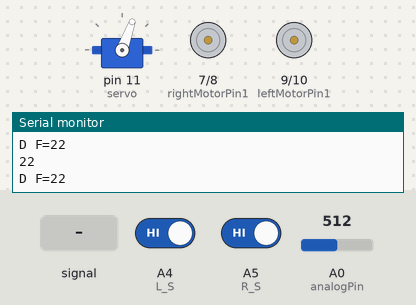
Simulated run of this sketch. Board: Arduino Uno, built with avr-gcc and run on an emulated ATmega328P. Shown: servo, motor-driver pin pairs drawn as motors (green arrow = first pin HIGH = forward, orange = second pin HIGH = backward, longer = more drive, scaled by the enable pin), the last lines printed to the serial monitor. Wiring (inferred from the names in the program): servo: signal pin 11. The inputs (shaded band) are chosen by the test bench; at power-on: A4 (L_S) HIGH, A5 (R_S) HIGH, A0 (analogPin) = 512. Servo pulses on a pin are drawn as a servo (544–2400 µs = 0–180°).

Above: at 1.7 s.
1.8 s: A4 (L_S) driven LOW
At 2.6 s:
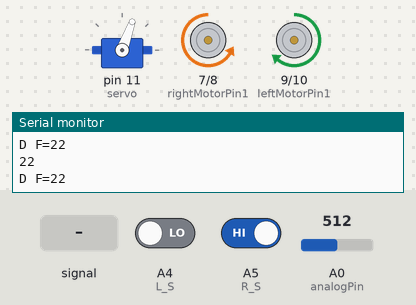
3.3 s: A0 (analogPin) fed a 200 Hz sine of ±255 counts around its level
At 5.6 s:
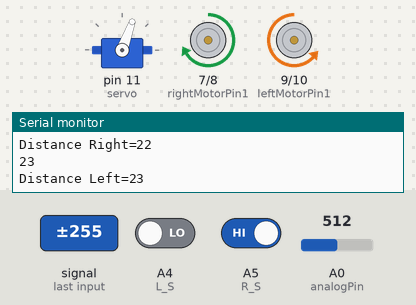
At 9.1 s:
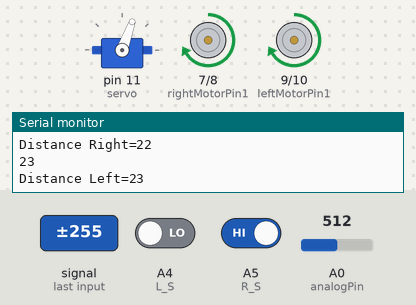
9.3 s: A4 (L_S) driven HIGH and A5 (R_S) driven LOW
12.3 s: A0 (analogPin) set to 716
Timing chart, 0 to 16.3 s (numbered marks = the images above; inputs shaded):
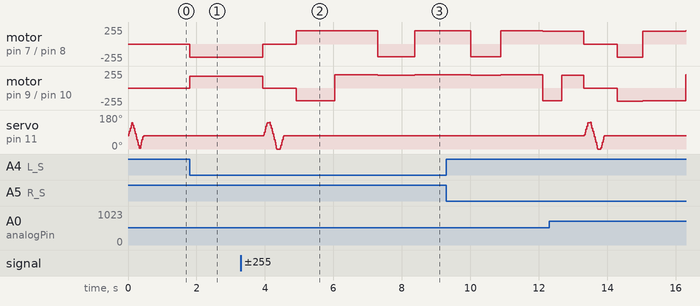

Measured:
- after the input at 1.8 s, motor on pin 7 (rightMotorPin1) / pin 8 (rightMotorPin2): stopped → backward 200/255 at once; motor on pin 9 (leftMotorPin1) / pin 10 (leftMotorPin2): stopped → forward 180/255 at once

The sketch:

line_follow_obst_avoid.ino
```cpp
#include <Servo.h> //Servo motor library
#define MOTOR_SPEED 190
boolean object;

//Right motor
int enableRightMotor=6;
int rightMotorPin1=7;
int rightMotorPin2=8;

//Left motor
int enableLeftMotor=5;
int leftMotorPin1=9;
int leftMotorPin2=10;

int right_din=12; //right IR sensor
#define L_S A4 //ir sensor Left

int left_din=13; //left IR sensor
#define R_S A5 //ir sensor Right

#define servo 11
int analogPin = A0; //Front IR sensor
float sensorVal = 0;
float sensorVolt = 0;
float Vr=5.0;
float sum=0;
float k1=58.38230958;
float k2=-1.01866501;
int cm = 0;
int distance = 0;

int Set=20;
int distance_L, distance_F, distance_R, distance_aa;


void setup(){ // put your setup code here, to run once
Serial.begin(9600); // start serial communication at 9600bps
TCCR0B = TCCR0B & B11111000 | B00000010 ;

pinMode(R_S, INPUT); // declare if sensor as input
pinMode(L_S, INPUT); // declare ir sensor as input

  pinMode(enableRightMotor, OUTPUT);
  pinMode(rightMotorPin1, OUTPUT);
  pinMode(rightMotorPin2, OUTPUT);

  pinMode(enableLeftMotor, OUTPUT);
  pinMode(leftMotorPin1, OUTPUT);
  pinMode(leftMotorPin2, OUTPUT);

pinMode(servo, OUTPUT);

 for (int angle = 70; angle <= 140; angle += 5)  {
   servoPulse(servo, angle);  }
 for (int angle = 140; angle >= 0; angle -= 5)  {
   servoPulse(servo, angle);  }
 for (int angle = 0; angle <= 70; angle += 5)  {
   servoPulse(servo, angle);  }

distance_F = sharp_read();
delay(500);
}


void loop(){
//==============================================
//     Line Follower and Obstacle Avoiding
//==============================================
distance_F = sharp_read();
Serial.print("D F=");Serial.println(distance_F);

//if Right Sensor and Left Sensor are at White color then it will call forword function
 if((digitalRead(R_S) == 0)&&(digitalRead(L_S) == 0)){
  if(distance_F > Set){rotateMotor(MOTOR_SPEED, MOTOR_SPEED); }
                  else{Check_side();}
 }
//if Right Sensor is Black and Left Sensor is White then it will call turn Right function
else if((digitalRead(R_S) == 1)&&(digitalRead(L_S) == 0)){
if(distance_F > Set){rotateMotor(-MOTOR_SPEED-10, MOTOR_SPEED-10); }
                  else{Check_side();}
 }
//if Right Sensor is White and Left Sensor is Black then it will call turn Left function
else if((digitalRead(R_S) == 0)&&(digitalRead(L_S) == 1)){
  if(distance_F > Set){rotateMotor(MOTOR_SPEED-10, -MOTOR_SPEED-10); }
                  else{Check_side();}
 }
//if Right Sensor is Black and Left Sensor is Black then it will call turn Stop function
else if((digitalRead(R_S) == 1)&&(digitalRead(L_S) == 1)){rotateMotor(0, 0);}
}

void servoPulse (int pin, int angle){
int pwm = (angle*11) + 500;      // Convert angle to microseconds
 digitalWrite(pin, HIGH);
 delayMicroseconds(pwm);
 digitalWrite(pin, LOW);
 delay(50); // Refresh cycle of servo
}


//**********************sharp convert V to distance****************************
long sharp_read(){ //
  sum=0;
  for (int i=0; i<100; i++)
  {
    sum=sum+float(analogRead(analogPin));
  }
  sensorVal=sum/100;
  sensorVolt=sensorVal*Vr/1024;
  cm = pow(sensorVolt*(1/k1), 1/k2);
  Serial.println(cm);
  if (cm==0){
    cm=250;
  }
  return cm;
}

void compareDistance(){
  if(distance_L > distance_R){ //turn left
      object = true;
      turn();
  }
  else if (distance_L <30 && distance_R < 30){ //for objects for front, left and right make a big turn
        Serial.println("backwards");
        rotateMotor(-200, -200);
        delay(6000);

        rotateMotor(MOTOR_SPEED, -MOTOR_SPEED);
        delay(10000);
        rotateMotor(200, 200);
        delay(12000);
        rotateMotor(-MOTOR_SPEED, MOTOR_SPEED);
        delay(11000);
        rotateMotor(200, 200);
        delay(18500);
        rotateMotor(-MOTOR_SPEED, MOTOR_SPEED);
        delay(8200);
        rotateMotor(200, 200);
        delay(9500);
        rotateMotor(MOTOR_SPEED, -MOTOR_SPEED);
        delay(4500);
   }
  else{
      object = false; //turn right
      turn();
   }
}


void Check_side(){ //makeing servo look left and right to view distance_left and distance_right
  delay(5000);
    rotateMotor(0, 0);
    delay(100);
    for (int angle = 70; angle <= 140; angle += 5)  {
      servoPulse(servo, angle); }
  delay(300);
  distance_R = sharp_read();
  Serial.print("Distance Right=");Serial.println(distance_R);
  delay(100);
  for (int angle = 140; angle >= 0; angle -= 5)  {
      servoPulse(servo, angle);  }
  delay(500);
  distance_L = sharp_read();
  Serial.print("Distance Left=");Serial.println(distance_L);
  delay(100);
 for (int angle = 0; angle <= 70; angle += 5)  {
      servoPulse(servo, angle);  }
  delay(3000);
  compareDistance();
}

void rotateMotor(int rightMotorSpeed, int leftMotorSpeed){
  if (rightMotorSpeed < 0){
    digitalWrite(rightMotorPin1,LOW);
    digitalWrite(rightMotorPin2,HIGH);
  }
  else if (rightMotorSpeed > 0){
    digitalWrite(rightMotorPin1,HIGH);
    digitalWrite(rightMotorPin2,LOW);
  }
  else{
    digitalWrite(rightMotorPin1,LOW);
    digitalWrite(rightMotorPin2,LOW);
  }

  if (leftMotorSpeed < 0){
    digitalWrite(leftMotorPin1,LOW);
    digitalWrite(leftMotorPin2,HIGH);
  }
  else if (leftMotorSpeed > 0){
    digitalWrite(leftMotorPin1,HIGH);
    digitalWrite(leftMotorPin2,LOW);
  }
  else {
    digitalWrite(leftMotorPin1,LOW);
    digitalWrite(leftMotorPin2,LOW);
  }
  analogWrite(enableRightMotor, abs(rightMotorSpeed));
  analogWrite(enableLeftMotor, abs(leftMotorSpeed));
}


void turn() {
  if (object == true) { //turn left function
    rotateMotor(MOTOR_SPEED, -MOTOR_SPEED);
    delay(9000);
    rotateMotor(200, 200);
    delay(10000);
    rotateMotor(-MOTOR_SPEED, MOTOR_SPEED);
    delay(8700);
    rotateMotor(200, 200);
    delay(13000);
    rotateMotor(-MOTOR_SPEED, MOTOR_SPEED);
    delay(7000);
    rotateMotor(200, 200);
    delay(9800);
    rotateMotor(MOTOR_SPEED, -MOTOR_SPEED);
    delay(4500);

    if (digitalRead(R_S) == 1) {
      loop();
    } else {
      rotateMotor(MOTOR_SPEED, MOTOR_SPEED);
    }
  }
  else { //turn right function
    rotateMotor(-MOTOR_SPEED, MOTOR_SPEED);
    delay(9000);
    rotateMotor(200, 200);
    delay(10000);
    rotateMotor(MOTOR_SPEED, -MOTOR_SPEED);
    delay(8500);
    rotateMotor(200, 200);
    delay(13000);
    rotateMotor(MOTOR_SPEED, -MOTOR_SPEED);
    delay(7000);
    rotateMotor(200, 200);
    delay(9300);
    rotateMotor(-MOTOR_SPEED, MOTOR_SPEED);
    delay(4500);

    if (digitalRead(L_S) == 1) {
      loop();
    } else {
    rotateMotor(MOTOR_SPEED, MOTOR_SPEED);
    }
  }
}
```
